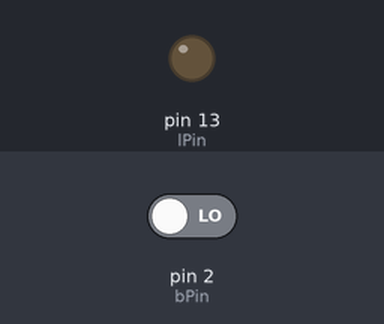
This sketch was run on a simulated Arduino Uno, built with avr-gcc and run on an emulated ATmega328P. Shown: output pins drawn as LEDs (lit = HIGH). Inputs (shaded band) come from the test bench; at power-on: pin 2 (bPin) LOW.

Above: at 1.2 s.
1.3 s: pin 2 (bPin) driven HIGH
At 2.3 s:
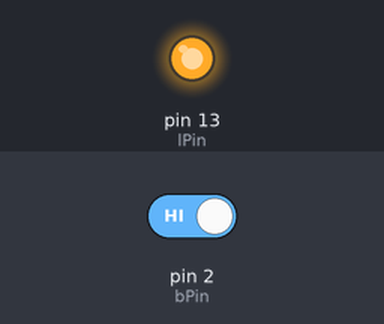
2.8 s: pin 2 (bPin) driven LOW
At 3.8 s:
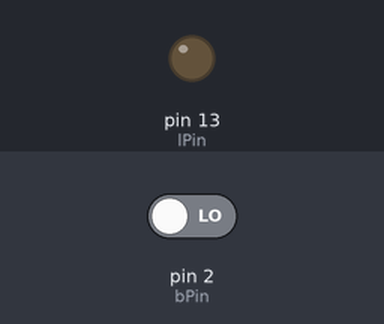
Timing chart, 0 to 5.8 s (numbered marks = the images above; inputs shaded):
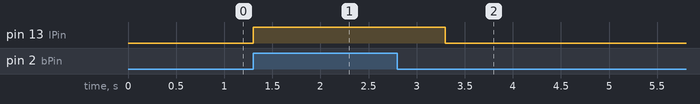

The sketch:

arbuttonled1.ino
```cpp
const int bPin = 2;
const int lPin = 13;
int button =0;
void setup()
{
  pinMode(lPin, OUTPUT);
  pinMode(bPin, INPUT);
}
void loop()
{
  button = digitalRead(bPin);
  if (button == HIGH)
  {
    digitalWrite(lPin, HIGH);
    delay(1000);
  }
  else
  {
    digitalWrite(lPin, LOW);
  }
}
```

Measured:
- after the input at 1.3 s, pin 13 (lPin): LOW → HIGH at once
- after the input at 2.8 s, pin 13 (lPin): HIGH → LOW after 0.50 s
